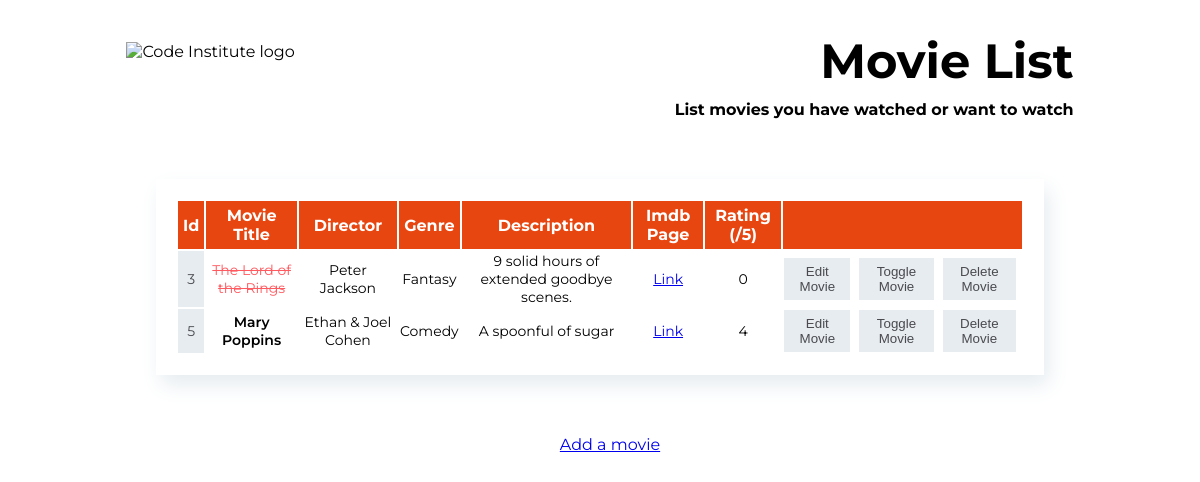
The app's page /, older data.
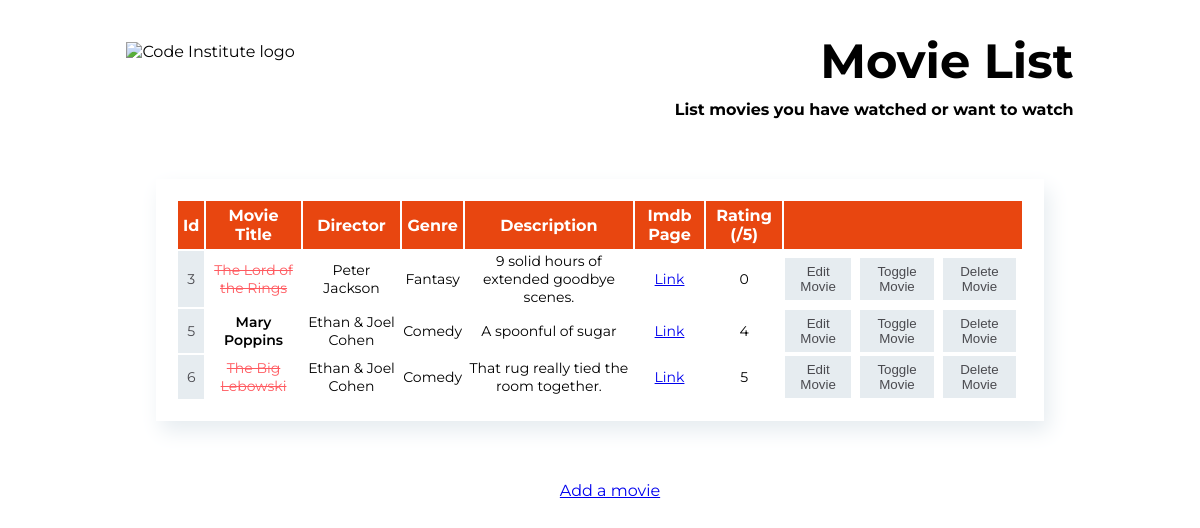
The same page, newer data.
### movie_app/models.py (models this page shows, shortened)
class Movie(models.Model):
    title = models.CharField(max_length=50, null=False, blank=False)
    director = models.CharField(max_length=50, null=False, blank=False)
    genre = models.CharField(max_length=50, null=False, blank=False)
    description = models.TextField(max_length=400, null=False, blank=True)
    rating = models.IntegerField(null=False, blank=False)
    watched = models.BooleanField(null=False, blank=False, default=False)
    imdb_link = models.URLField(null=False, blank=False)

### movie_app/views.py (the view)
# urls.py: path('', views.get_movie_list, name="get_movie_list"),
def get_movie_list(request):
    movies = Movie.objects.all()
    context = {
        'movies': movies
    }
    return render(request, 'movie_app/movie_app_home.html', context)

### movie_app/templates/movie_app/movie_app_home.html (shortened to what this page needs)
<!DOCTYPE html>
<html lang="en">
<head>
{% load static %}
<link rel="stylesheet" href="{% static 'css/style.css' %}">
</head>
<body>
    <img id = "homeImage" src = "https://codeinstitute.s3.amazonaws.com/Django%20Content/Hello%20Django%20MiniChallenges/Code_institute-logo%20%281%29.png" alt = "Code Institute logo"  />
    <h1 class = "textHeader">Movie List</h1>
    <h4 class = "textHeader">List movies you have watched or want to watch</h4>
    <table>
        <tr>
            <th>Id</th>
            <th>Movie Title</th>
            <th>Director</th>
            <th>Genre</th>
            <th>Description</th>
            <th>Imdb Page</th>
            <th>Rating (/5)</th>
            <th colspan ="3"></th>
        </tr>
        {% for movie in movies %}
            <tr>
                <td class = "id_column">{{ movie.id }}</td>
                {% if movie.watched %}
                    <td><strike>{{ movie.title }}</strike></td>
                {% else %}
                    <td class = "movie_column">{{ movie.title }}</td>
                {% endif %}
                <td>{{ movie.director }}</td>
                <td>{{ movie.genre }}</td>
                <td>{{ movie.description }}</td>
                <td><a href = "{{ movie.imdb_link }}" target="_blank">Link</a></td>
                <td>{{ movie.rating }}</td>
                <td><a href = "/edit/{{ movie.id }}"><button>Edit Movie</button></a></td>
                <td><a href = "/toggle/{{ movie.id }}"><button>Toggle Movie</button></a></td>
                <td><a href = "/delete/{{ movie.id }}"><button>Delete Movie</button></a></td>
            </tr>
            {% empty %}
            <tr>
                <td>You have no movies listed</td>
            </tr>
        {% endfor %}
    </table>
        <p id = "addLink"><a href = "/add">Add a movie</a></p>
</body>
</html>

Row changes from the older to the newer data that the page shows:
added Movie: id "6", title "The Big Lebowski", director "Ethan & Joel Cohen", genre "Comedy", description "That rug really tied the room together.", rating "5"
